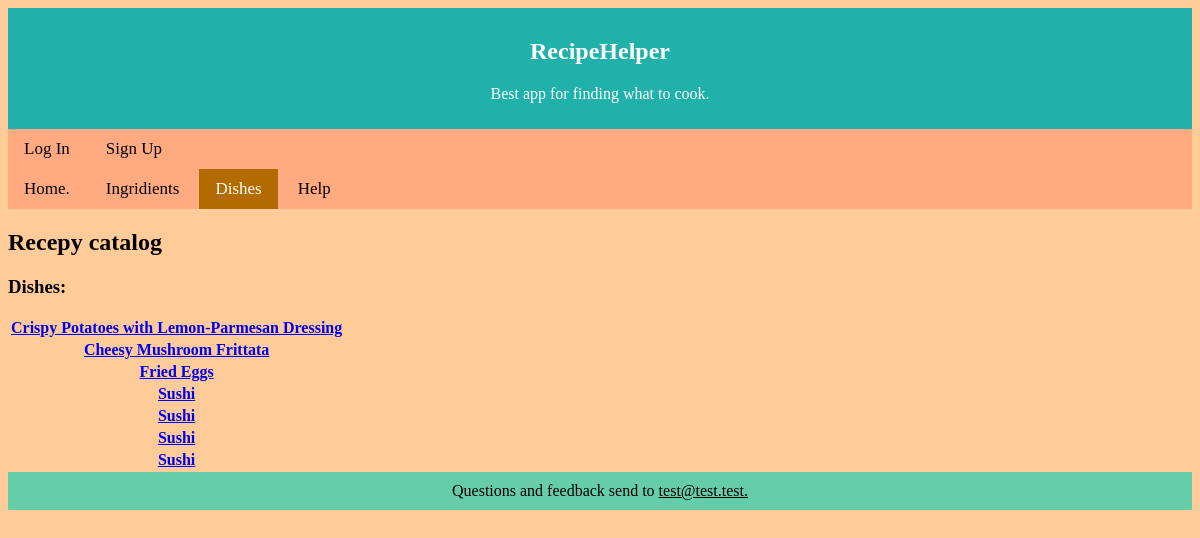
Page /recipe/ on the earlier database version.
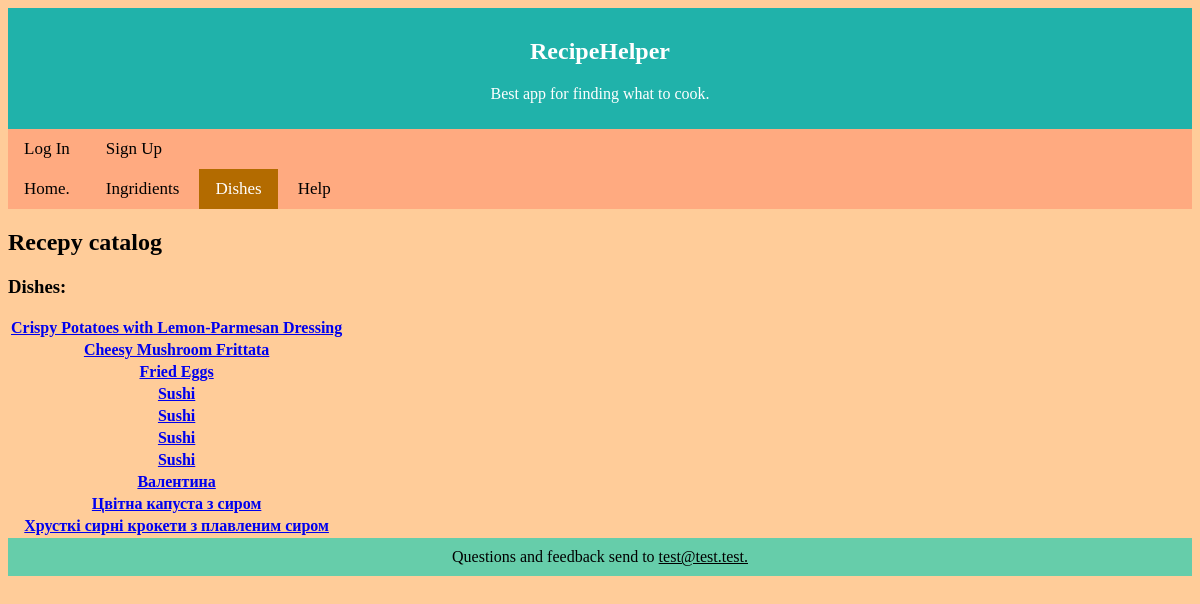
Same page on the later database version.
### Picker/models.py (models this page shows, shortened)
class Dish(models.Model):
    name = models.CharField(max_length = 100)
    description = models.TextField(blank=True, default='')

### Picker/views.py (the view)
# urls.py: path('recipe/', views.catalog_recipe, name='catalog'),
def catalog_recipe(request):
    dish_list = Dish.objects.all()
    if request.method == 'POST':
        is_deleted = False
        for temp in dish_list:
            if str(temp.id) in request.POST:
                Dish.objects.filter(pk=temp.pk).delete()
                form = NewDish()
                is_deleted = True
                break
        if not is_deleted:
            form = NewDish(request.POST)
            if form.is_valid():
                d = Dish(name = form.cleaned_data['name'], description = form.cleaned_data['description'])
                d.save()
                return HttpResponseRedirect('{}'.format(d.id))
        dish_list = Dish.objects.all()
    else:
        form = NewDish()
    template = loader.get_template('catalog.html')
    context = {
        'dish_list': dish_list,
        'form': form,
    }
    return HttpResponse(template.render(context, request))

### templates/catalog.html (shortened to what this page needs)
{% extends 'base.html' %}
{% block nav %}
<nav>
    <a href="{% url 'index' %}">Home.</a>
    <a href="{% url 'ing_cat' %}">Ingridients</a>
    <a class="active" href="{% url 'catalog' %}">Dishes</a>
    <a>Help</a>
</nav>
{% endblock %}
{% block content %}
<h2>Recepy catalog</h2>
<h3>Dishes:</h3>
{% if dish_list %}
<table>
    {% for dish in dish_list %}
    <tr>
    <th><a href="/recipe/{{ dish.id }} "> {{ dish.name }} </a></th>
    </tr>
    {% endfor %}
</table>
{% endif %}
{% endblock %}

Differences in the rows shown:
added Dish: name "Валентина"
added Dish: name "Цвітна капуста з сиром"
added Dish: name "Хрусткі сирні крокети з плавленим сиром"
